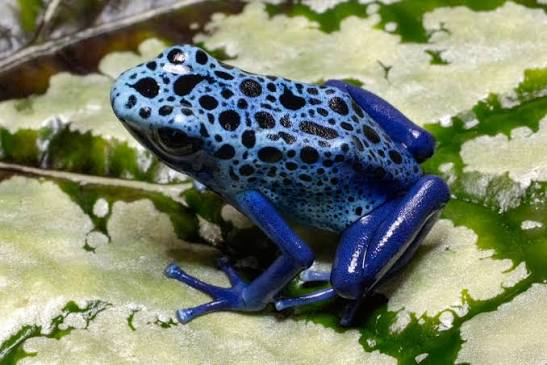
#> input picture pr6/frog.jpg, 547 x 365 px; the run also reads 1 picture not shown here
$ python '2nd code.py'
#> lines starting #> are read from the running program, lines starting #| are printed output that depends on the picture; after the words box and inside, x2 and y2 are one past the last pixel; in counts of white or black regions, pixels touching at a corner belong together
import cv2
import numpy as np
import matplotlib.pyplot as plt

#
# Step 1: Read the damaged image
#
damaged_img = cv2.imread("frog.jpg")
#> damaged_img is the input picture: shape (365, 547, 3); mean B, G, R 108.7, 129.1, 121

#
# Step 2: Create mask automatically
#
height, width = damaged_img.shape[0], damaged_img.shape[1]
#> height = 365; width = 547

mask_auto = np.zeros((height, width, 3), dtype=np.uint8)
for i in range(height):
    for j in range(width):
        if damaged_img[i, j].sum() > 0:  # non-black pixel
            mask_auto[i, j] = [0, 0, 0]
        else:  # damaged black pixel → white in mask
            mask_auto[i, j] = [255, 255, 255]
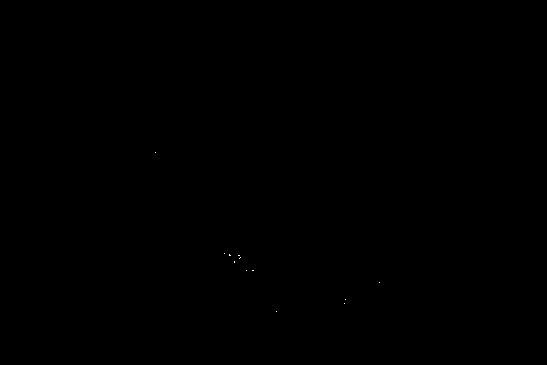
#> mask_auto: shape (365, 547, 3); 0.01% white in thin lines or dots, all inside (x1, y1, x2, y2) = (155, 152, 380, 312)

# Convert mask to grayscale
mask_auto_gray = cv2.cvtColor(mask_auto, cv2.COLOR_BGR2GRAY)

#
# Step 3: Restore with TELEA method
#
restored_telea = cv2.inpaint(damaged_img, mask_auto_gray, 3, cv2.INPAINT_TELEA)

#
# Step 4: Restore with Predefined Mask using NS method
#

mask_predefined = cv2.imread("generated_mask.jpg", 0)  # must exist
#> mask_predefined: shape (400, 650); every value is 0

mask_predefined = cv2.resize(mask_predefined, (damaged_img.shape[1], damaged_img.shape[0]))
#> mask_predefined: shape (365, 547); every value is 0

# Ensure the mask is strictly grayscale (single-channel)
if len(mask_predefined.shape) == 3:
    mask_predefined = cv2.cvtColor(mask_predefined, cv2.COLOR_BGR2GRAY)

# Your inpainting line will now run without crashing
restored_ns = cv2.inpaint(damaged_img, mask_predefined, 3, cv2.INPAINT_NS)
restored_ns = cv2.inpaint(damaged_img, mask_predefined, 3, cv2.INPAINT_NS)

#
# Step 5: Plot results using Matplotlib
#
images = [damaged_img, mask_auto_gray, restored_telea, restored_ns]
titles = ["Original Damaged", "Generated Mask", "Restored (Telea)", "Restored (Navier-Stokes)"]

plt.figure(figsize=(12, 6))
for i in range(4):
    plt.subplot(2, 2, i + 1)
    if len(images[i].shape) == 2:  # grayscale (mask)
        plt.imshow(images[i], cmap="gray")
    else:
        plt.imshow(cv2.cvtColor(images[i], cv2.COLOR_BGR2RGB))  # convert

# BGR → RGB
plt.title(titles[i])
plt.axis("off")

plt.tight_layout()
plt.show()
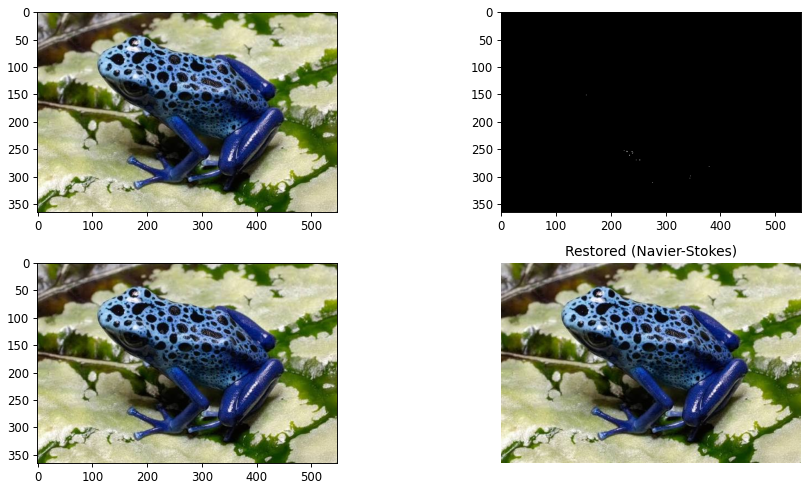
#> figure drawn by matplotlib, 4 panels
